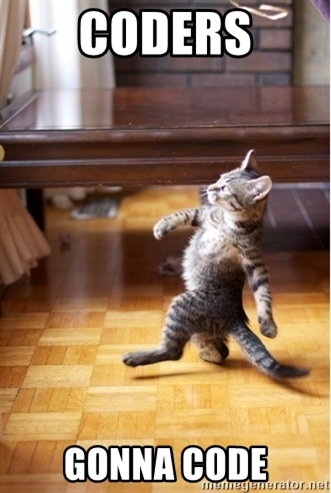
#> input picture jbd-day9-TalehIlqar/responce.jpg, 331 x 493 px
$ python main.py
#> lines starting #> are read from the running program, lines starting #| are printed output that depends on the picture
from os import write
from PIL import Image, ImageFont, ImageDraw
import requests


def responce():
    responce = requests.get('https://memegenerator.net/img/instances/400x/56565615/coders-gonna-code.jpg')
    with open("responce.jpg", "wb") as f:
        f.write(responce.content)
responce()
#> (the call stopped at in responce, `responce = requests.get('https://memegenerator.net/img/instances/400x/..`: the network is not available in this run)

im1 = Image.open('responce.jpg')
#> im1 is the input picture: PIL image 331x493 RGB; mean R, G, B 146.4, 117.6, 91.3
im1.save('responce.png')
print(im1)
#| <PIL.JpegImagePlugin.JpegImageFile image mode=RGB size=331x493 at 0x7FD71AC89750>

# im1.show()


fnt = ImageFont.truetype('/Library/Fonts/Arial.ttf', 50)
title_text = "Tech Academy"
image_editable = ImageDraw.Draw(im1)
image_editable.text((0,90), title_text, (237, 230, 211), font = fnt)

im1.save("result.jpg")
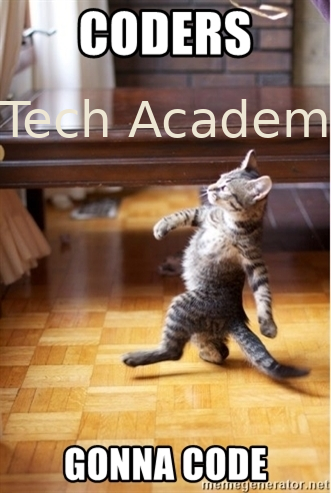
#> saved as result.jpg: PIL image 331x493 RGB; mean R, G, B 148.9, 120.5, 93.8
im1.show()
